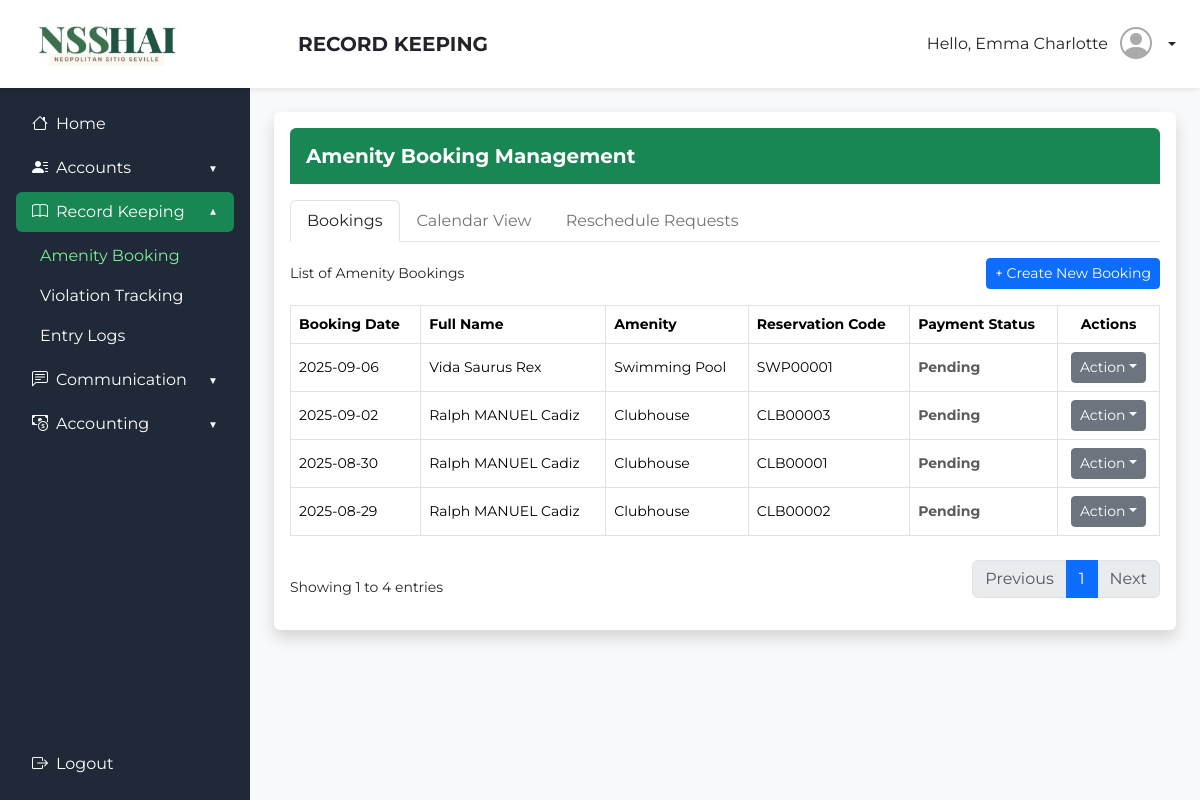
The app's page /admin_side/amenity_booking.php (signed in), older data.
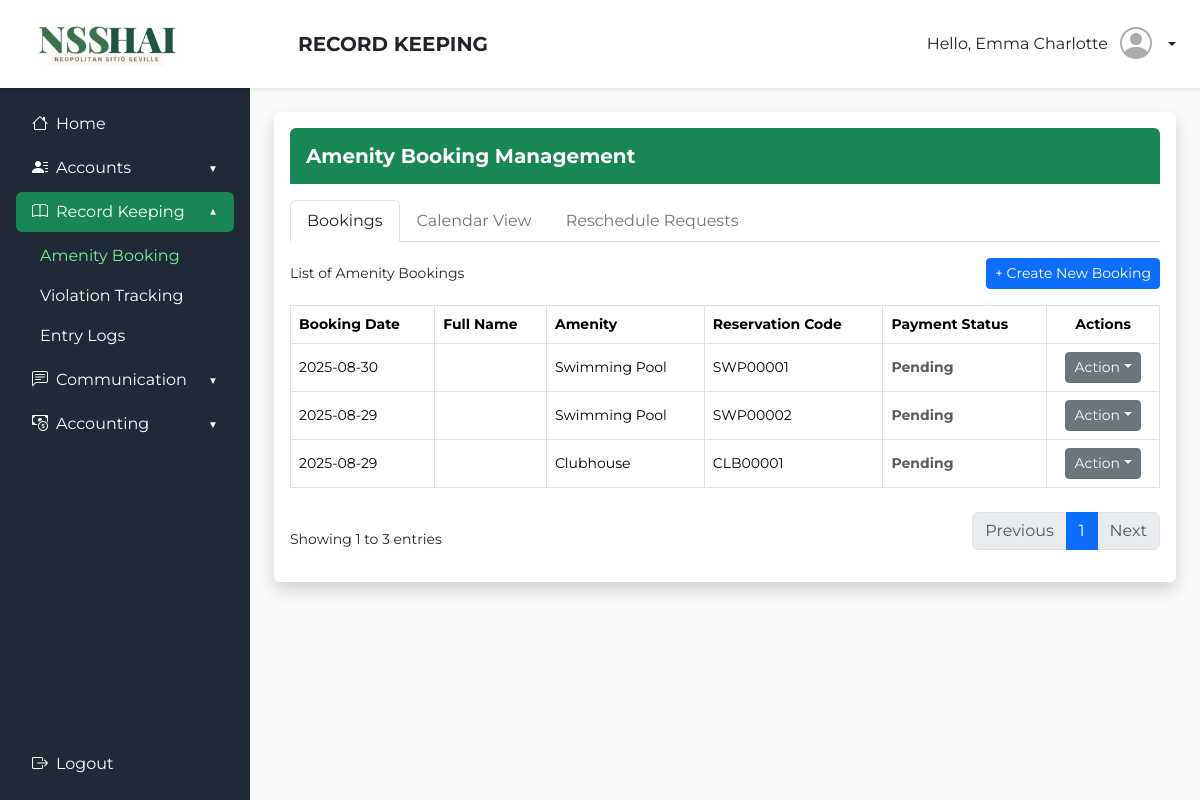
The same page, newer data.
### tables this page shows
CREATE TABLE `amenity_bookings` (
  `id` int(11) NOT NULL,
  `reservation_code` varchar(20) NOT NULL,
  `admin_id` varchar(50) NOT NULL,
  `homeowner_id` varchar(50) DEFAULT NULL,
  `visitor_id` varchar(20) DEFAULT NULL,
  `amenity` varchar(100) NOT NULL,
  `user_type` enum('homeowner','visitor') NOT NULL,
  `reservation_date` date NOT NULL,
  `guests` int(11) DEFAULT 0,
  `rate` varchar(50) NOT NULL,
  `payment_method` enum('bank','cash') NOT NULL,
  `exclusive_booking` enum('yes','no') DEFAULT 'no',
  `chairs` int(11) DEFAULT 0,
  `tables` int(11) DEFAULT 0,
  `reference_number` varchar(255) DEFAULT NULL,
  `total_amount` decimal(10,2) NOT NULL,
  `amount_paid` decimal(10,2) NOT NULL,
  `proof_of_payment` varchar(255) DEFAULT NULL,
  `invoice_number` varchar(20) NOT NULL,
  `status` enum('pending','partial','paid') DEFAULT 'pending',
  `created_at` timestamp NOT NULL DEFAULT current_timestamp()
);

### admin_side/amenity_booking.php (the view, shortened to what this page needs)
<?php
require '../rfid-api/db.php';
$email_address = $_SESSION['email_address'];
$username = $photo = '';
try {
    $stmt = $conn->prepare("SELECT * FROM admin_accounts WHERE email_address = ?");
    $stmt->bind_param("s", $email_address);
    $stmt->execute();
    $result = $stmt->get_result();
    $user = $result->fetch_assoc();
    if ($user) {
        $username = $user['first_name'];
    }
} catch (Exception $e) {
    $error_message = "Error fetching user details: " . $e->getMessage();
}
$limit = 10;
$page = isset($_GET['page']) && is_numeric($_GET['page']) ? (int) $_GET['page'] : 1;
$offset = ($page - 1) * $limit;
$totalQuery = "SELECT COUNT(*) AS total FROM amenity_bookings";
$totalResult = $conn->query($totalQuery);
$totalRow = $totalResult->fetch_assoc();
$totalRecords = $totalRow['total'];
$totalPages = ceil($totalRecords / $limit);
$booking_sql = "SELECT
    ab.id,
    ab.reservation_code,
    ab.amenity,
    ab.user_type,
    ab.reservation_date,
    ab.rate,
    ab.total_amount,
    ab.amount_paid,
    ab.status,
    ab.created_at,
    CASE
        WHEN ab.user_type = 'homeowner' THEN ha.first_name
        WHEN ab.user_type = 'visitor' THEN vd.first_name
        ELSE NULL
    END as first_name,
    CASE
        WHEN ab.user_type = 'homeowner' THEN ha.middle_name
        WHEN ab.user_type = 'visitor' THEN vd.middle_name
        ELSE NULL
    END as middle_name,
    CASE
        WHEN ab.user_type = 'homeowner' THEN ha.last_name
        WHEN ab.user_type = 'visitor' THEN vd.last_name
        ELSE NULL
    END as last_name
FROM amenity_bookings ab
LEFT JOIN household_accounts ha ON ab.homeowner_id = ha.household_id AND ab.user_type = 'homeowner'
LEFT JOIN visitor_details vd ON ab.visitor_id = vd.visitor_id AND ab.user_type = 'visitor'
ORDER BY ab.reservation_date DESC
LIMIT $limit OFFSET $offset";
$bookings_result = $conn->query($booking_sql);
?>
<!DOCTYPE html>
<html lang="en">
<head>
    <link href="https://cdn.jsdelivr.net/npm/bootstrap@5.3.3/dist/css/bootstrap.min.css" rel="stylesheet">
    <link href="https://cdn.jsdelivr.net/npm/bootstrap-icons@1.11.3/font/bootstrap-icons.css" rel="stylesheet">
</head>
<body class="bg-light">
    <header class="bg-white shadow-sm py-3 px-4 d-flex align-items-center">
        <div class="me-4" style="width: 250px;">
            <img src="../images/NSSHAI_crop.png" alt="NSSHAI" class="img-fluid" style="height: 56px;" />
        </div>
        <div class="d-flex justify-content-between align-items-center flex-grow-1">
            <h1 class="h5 mb-0 fw-bold">RECORD KEEPING</h1>
            <div class="dropdown">
                <div class="d-flex align-items-center gap-2 dropdown-toggle" id="userDropdown" data-bs-toggle="dropdown"
                    aria-expanded="false" role="button" style="cursor: pointer;">
                    <span>Hello, <?php echo htmlspecialchars($username); ?></span>
                    <div class="d-flex align-items-center justify-content-center overflow-hidden rounded-5"
                        style="height: 40px; width: 40px; color: #aaa;">
                        <?php if (!empty($photo)): ?>
                            <img src="<?php echo htmlspecialchars($photo); ?>"
                                style="width: 40px; height: 40px; object-fit: cover;">
                        <?php else: ?>
                            <i class="bi bi-person-circle" style="font-size: 32px;"></i>
                        <?php endif; ?>
                    </div>
                </div>
            </div>
        </div>
    </header>
    <div class="d-flex">
        <aside class="sidebar p-3">
            <nav class="nav flex-column gap-1">
                <a href="admin_dashboard.php"
                    class="nav-link px-3 py-2 rounded d-flex align-items-center justify-content-start">
                    <i class="bi bi-house me-2"></i> Home
                </a>
                <div>
                    <button class="btn btn-toggle collapsed px-3 py-2" data-bs-toggle="collapse"
                        data-bs-target="#accountsCollapse" aria-expanded="false">
                        <span class="d-flex align-items-center">
                            <i class="bi bi-person-lines-fill me-2"></i> Accounts
                        </span>
                    </button>
                </div>
                <div>
                    <button class="btn btn-toggle px-3 py-2 active" data-bs-toggle="collapse"
                        data-bs-target="#recordCollapse" aria-expanded="true">
                        <span class="d-flex align-items-center">
                            <i class="bi bi-book me-2"></i> Record Keeping
                        </span>
                    </button>
                    <div class="collapse show" id="recordCollapse">
                        <ul class="nav flex-column ms-3 mt-1">
                            <li><a href="amenity_booking.php" class="nav-link px-2 actived">Amenity Booking</a></li>
                            <li><a href="violation_tracking.php" class="nav-link px-2">Violation Tracking</a></li>
                            <li><a href="entry_logs.php" class="nav-link px-2">Entry Logs</a></li>
                        </ul>
                    </div>
                </div>
                <div>
                    <button class="btn btn-toggle collapsed px-3 py-2" data-bs-toggle="collapse"
                        data-bs-target="#commCollapse" aria-expanded="false">
                        <span class="d-flex align-items-center">
                            <i class="bi bi-chat-left-text me-2"></i> Communication
                        </span>
                    </button>
                </div>
                <div>
                    <button class="btn btn-toggle collapsed px-3 py-2" data-bs-toggle="collapse"
                        data-bs-target="#acctCollapse" aria-expanded="false">
                        <span class="d-flex align-items-center">
                            <i class="bi bi-cash-coin me-2"></i> Accounting
                        </span>
                    </button>
                </div>
                <a href="login/logout.php"
                    class="nav-link mb-3 px-3 py-2 rounded d-flex align-items-center justify-content-start logout"
                    style="position: fixed; bottom: 0; width: 220px;">
                    <i class="bi bi-box-arrow-right me-2"></i> Logout
                </a>
            </nav>
        </aside>
        <main class="flex-fill p-4">
            <div class="bg-white shadow rounded p-3">
                <div class="bg-success text-white rounded-top p-3">
                    <h5 class="mb-0 fw-bold">Amenity Booking Management</h5>
                </div>
                <ul class="nav nav-tabs my-3" id="dashboardTabs">
                    <li class="nav-item">
                        <a class="nav-link active link-dark" id="bookings-tab" data-bs-toggle="tab" href="#bookings"
                            role="tab">Bookings</a>
                    </li>
                    <li class="nav-item">
                        <a class="nav-link link-secondary" id="calendar-tab" data-bs-toggle="tab" href="#calendar"
                            role="tab">Calendar View</a>
                    </li>
                    <li class="nav-item">
                        <a class="nav-link link-secondary" id="reschedule-tab" data-bs-toggle="tab" href="#reschedule"
                            role="tab">Reschedule Requests</a>
                    </li>
                </ul>
                <div class="tab-content">
                    <div class="tab-pane fade show active" id="bookings" role="tabpanel">
                        <div class="d-flex justify-content-between align-items-center mb-3">
                            <span class="small">List of Amenity Bookings</span>
                            <a href="amenity_booking/choose_booking.php" class="btn btn-primary btn-sm">+ Create New
                                Booking</a>
                        </div>
                        <div class="table-responsive">
                            <table class="table table-bordered table-hover">
                                <thead class="bg-success text-white small">
                                    <tr>
                                        <th>Booking Date</th>
                                        <th>Full Name</th>
                                        <th>Amenity</th>
                                        <th>Reservation Code</th>
                                        <th>Payment Status</th>
                                        <th class="text-center">Actions</th>
                                    </tr>
                                </thead>
                                <tbody class="small align-middle">
                                    <?php
                                    if ($bookings_result->num_rows > 0) {
                                        while ($row = $bookings_result->fetch_assoc()) {
                                            $fullName = ucwords(trim($row['first_name'] . ' ' . $row['middle_name'] . ' ' . $row['last_name']));
                                            $amenity = $row['amenity'];
                                            $bookingDate = $row['reservation_date'];
                                            $resCode = $row['reservation_code'];
                                            $statusClass = $row['status'] === 'paid' ? 'text-success' : ($row['status'] === 'partial' ? 'text-warning' : 'text-muted');
                                            echo "<tr>
                                                    <td>{$bookingDate}</td>
                                                    <td>{$fullName}</td>
                                                    <td>{$amenity}</td>
                                                    <td>{$resCode}</td>
                                                    <td class='{$statusClass} fw-bold'>" . ucfirst($row['status']) . "</td>
                                                    <td class='text-center'>
                                                        <div class='dropdown'>
                                                            <button class='btn btn-sm btn-secondary dropdown-toggle' data-bs-toggle='dropdown'>Action</button>
                                                            <ul class='dropdown-menu'>
                                                                <li><a class='dropdown-item' href='#'>View Details</a></li>
                                                                <li><a class='dropdown-item' href='#'>Edit Booking</a></li>
                                                            </ul>
                                                        </div>
                                                    </td>
                                                </tr>";
                                        }
                                    } else {
                                        echo "<tr><td colspan='6' class='text-center text-muted'>No bookings found.</td></tr>";
                                    }
                                    ?>
                                </tbody>
                            </table>
                        </div>
                        <div class="d-flex justify-content-between align-items-center mt-2">
                            <span class="small">Showing 1 to <?php echo $bookings_result->num_rows; ?> entries</span>
                            <nav>
                                <ul class="pagination justify-content-center">
                                    <li class="page-item <?php if ($page <= 1)
                                        echo 'disabled'; ?>">
                                        <a class="page-link" href="?page=<?php echo $page - 1; ?>">Previous</a>
                                    </li>
                                    <?php for ($i = 1; $i <= $totalPages; $i++): ?>
                                        <li class="page-item <?php if ($page == $i)
                                            echo 'active'; ?>">
                                            <a class="page-link" href="?page=<?php echo $i; ?>"><?php echo $i; ?></a>
                                        </li>
                                    <?php endfor; ?>
                                    <li class="page-item <?php if ($page >= $totalPages)
                                        echo 'disabled'; ?>">
                                        <a class="page-link" href="?page=<?php echo $page + 1; ?>">Next</a>
                                    </li>
                                </ul>
                            </nav>
                        </div>
                    </div>
                </div>
            </div>
        </main>
    </div>
</body>
</html>

### admin_side/amenity_booking.php (style rules this page uses)
* { font-family: "Montserrat", sans-serif; }
header { position: sticky; top: 0; z-index: 1030; }
.sidebar { width: 250px; height: 100vh; position: fixed; top: 20; left: 0; background-color: #1F2937; overflow-y: auto; }
main { margin-left: 250px; }
.sidebar a, .sidebar button { color: #ffffff; text-decoration: none; display: flex; align-items: center; justify-content: space-between; }
.sidebar a:hover, .sidebar button:hover, .collapse ul li a:hover, .collapse ul li a.actived { color: #80ed99; }
.sidebar .nav-link.active, .sidebar .btn-toggle:not(.collapsed), .sidebar .btn-toggle.active { background-color: #198754; border-radius: 0.375rem; }
.sidebar .btn-toggle { display: flex; align-items: center; justify-content: space-between; width: 100%; color: #ffffff; background: none; border: none; }
.sidebar .btn-toggle i { margin-right: 8px; }
.sidebar .btn-toggle::after { content: "▼"; font-size: 10px; transition: transform 0.3s; margin-left: auto; }
.sidebar .btn-toggle.collapsed::after { transform: rotate(0deg); }
.sidebar .btn-toggle:not(.collapsed)::after { transform: rotate(180deg); }

Row changes from the older to the newer data that the page shows:
removed amenity_bookings: reservation_date "2025-09-06", fullName "Vida Saurus Rex", amenity "Swimming Pool", reservation_code "SWP00001", status "Pending"
removed amenity_bookings: reservation_date "2025-09-02", fullName "Ralph MANUEL Cadiz", amenity "Clubhouse", reservation_code "CLB00003", status "Pending"
removed amenity_bookings: reservation_date "2025-08-30", fullName "Ralph MANUEL Cadiz", amenity "Clubhouse", reservation_code "CLB00001", status "Pending"
removed amenity_bookings: reservation_date "2025-08-29", fullName "Ralph MANUEL Cadiz", amenity "Clubhouse", reservation_code "CLB00002", status "Pending"
added amenity_bookings: reservation_date "2025-08-30", amenity "Swimming Pool", reservation_code "SWP00001", status "Pending"
added amenity_bookings: reservation_date "2025-08-29", amenity "Swimming Pool", reservation_code "SWP00002", status "Pending"
added amenity_bookings: reservation_date "2025-08-29", amenity "Clubhouse", reservation_code "CLB00001", status "Pending"
Text that changed along with them:
$bookings_result->num_rows: "4" → "3"
